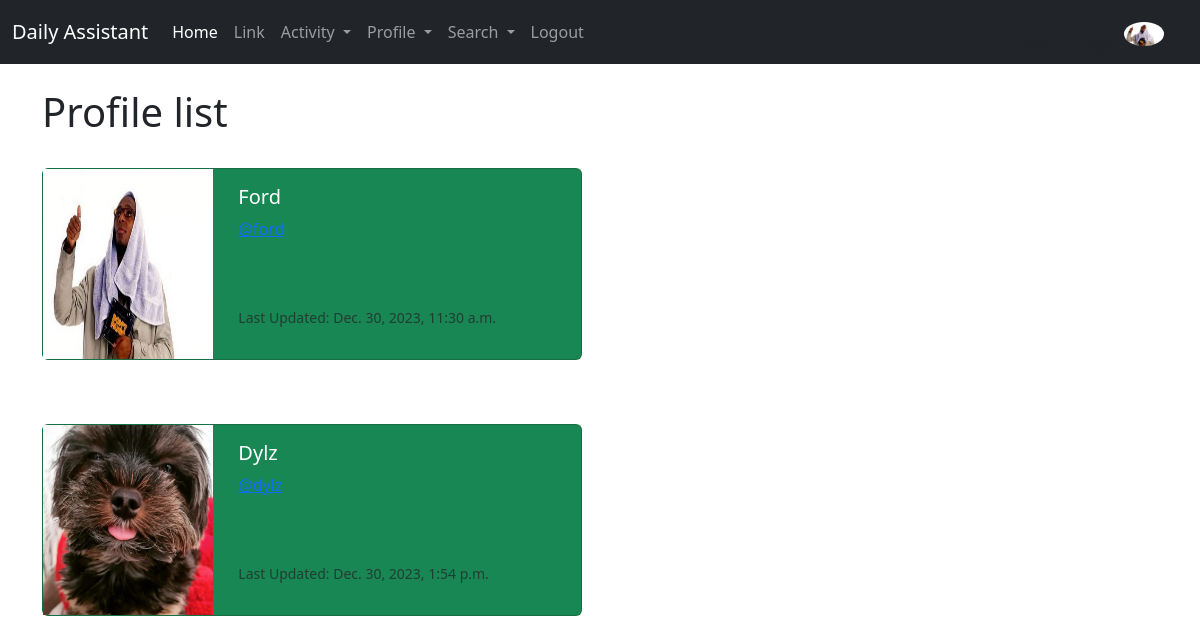
Before: /profile/followers/16 (signed in) with the older database file.
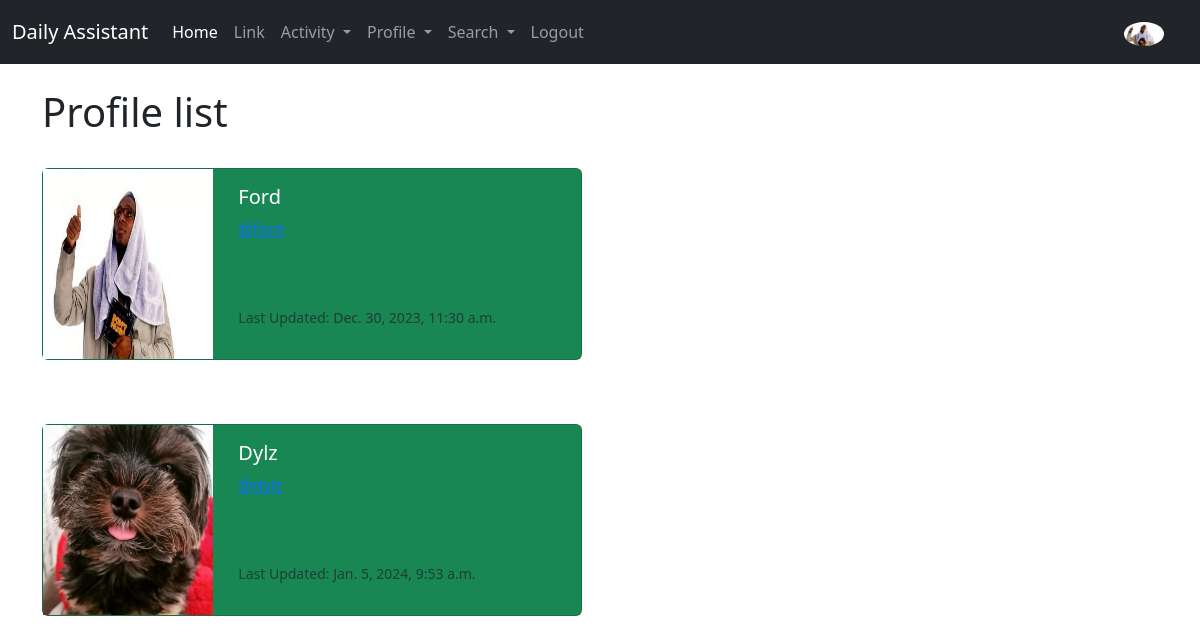
After: the same page with the newer database file.
### socialapp/models.py (models this page shows, shortened)
class Profile(models.Model):
    user = models.OneToOneField(User, on_delete=models.CASCADE)
    follows = models.ManyToManyField("self",
        related_name="followed_by",
        symmetrical=False,
        blank=True)
    date_modified = models.DateTimeField(User, auto_now= True)
    profile_image = models.ImageField(null=True, blank=True, upload_to="images/")
    profile_bio = models.CharField(null=True, blank=True, max_length=500)
    website_link = models.CharField(null=True, blank=True, max_length=100)
    facebook_link = models.CharField(null=True, blank=True, max_length=100)
    instagram_link = models.CharField(null=True, blank=True, max_length=100)
    linkedin_link = models.CharField(null=True, blank=True, max_length=100)
    github_link = models.CharField(null=True, blank=True, max_length=100)

### socialapp/views.py (the view)
# urls.py: path('profile/followers/<int:pk>', views.followers, name='followers'),
def followers (request, pk):
    if request.user.is_authenticated:
        if request.user.id == pk:
            profiles = Profile.objects.get(user_id = pk)
            return render(request, 'followers.html', {"profiles":profiles})
        else:
            messages.warning(request, ("You cannot view others profile pages"))
            return redirect('home')
    else:
        messages.warning(request, ("Sorry but you must be logged in to view this page"))
        return redirect('home')

### socialapp/templates/followers.html
{% extends 'base.html' %}
{% load static %}
{% block content %}
    <h1>Profile list</h1>
<br/>
{% if profiles %}
    {% for profile in profiles.followed_by.all %}
    <div class="card text-bg-success mb-3" style="max-width: 540px;">
        <div class="row g-0">
          <div class="col-md-4">
            {% if profile.profile_image %}
            <img src="{{ profile.profile_image.url}}" width=170 height=190 class="w3-round" alt="{{profile.user.username}}">
            {% else %}
            <img src="{% static 'images/default_none.jpg' %}" class="img-fluid rounded-start" alt="Profile Image">
            {% endif %}
          </div>
          <div class="col-md-8">
            <div class="card-body">
              <h5 class="card-title">{{ profile.user.username }}</h5>
              <p class="card-text"><a href="{% url 'profile' profile.user.id %}"> @{{profile.user.username|lower }}</a></p>
              <br/><br/>
              <p class="card-text"><small class="text-body-secondary">Last Updated: {{profile.date_modified }}
              </small></p>
            </div>
          </div>
        </div>
      </div>
      <br/><br/>
    {% endfor %}
{% endif %}
{% endblock %}

Changed rows visible on the page:
changed Profile "Dylz": date_modified "Dec. 30, 2023, 1:54 p.m." → "Jan. 5, 2024, 9:53 a.m."
